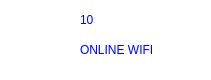
   <widget class="QFrame" name="frame_12">
    <property name="geometry">
     <rect>
      <x>670</x>
      <y>400</y>
      <width>211</width>
      <height>80</height>
     </rect>
    </property>
    <property name="styleSheet">
     <string notr="true">border-radius: 20px;
background: white;
box-shadow:  20px 20px 39px #bebebe,
             -20px -20px 39px #ffffff;</string>
    </property>
    <property name="frameShape">
     <enum>QFrame::StyledPanel</enum>
    </property>
    <property name="frameShadow">
     <enum>QFrame::Raised</enum>
    </property>
    <widget class="QLabel" name="label_43">
     <property name="geometry">
      <rect>
       <x>80</x>
       <y>10</y>
       <width>91</width>
       <height>20</height>
      </rect>
     </property>
     <property name="styleSheet">
      <string notr="true">font: 75 8pt &quot;Josefin Sans SemiBold&quot;;
color:BLUE</string>
     </property>
     <property name="text">
      <string>10</string>
     </property>
    </widget>
    <widget class="QPushButton" name="pushButton_13">
     <property name="geometry">
      <rect>
       <x>20</x>
       <y>0</y>
       <width>51</width>
       <height>71</height>
      </rect>
     </property>
     <property name="cursor">
      <cursorShape>PointingHandCursor</cursorShape>
     </property>
     <property name="styleSheet">
      <string notr="true">image: url(:/newPrefix/pc.png);
background:transparent</string>
     </property>
     <property name="text">
      <string/>
     </property>
    </widget>
    <widget class="QLabel" name="label_41">
     <property name="geometry">
      <rect>
       <x>80</x>
       <y>40</y>
       <width>171</width>
       <height>20</height>
      </rect>
     </property>
     <property name="styleSheet">
      <string notr="true">font: 75 8pt &quot;Josefin Sans SemiBold&quot;;
color:blue
</string>
     </property>
     <property name="text">
      <string>ONLINE WIFI</string>
     </property>
    </widget>
   </widget>
